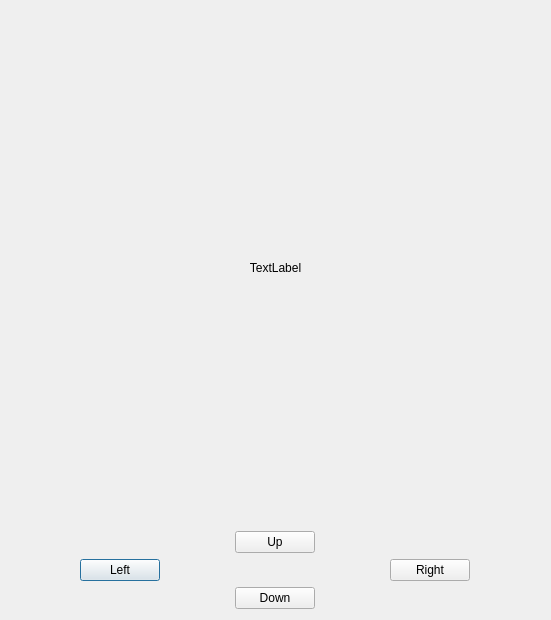
<?xml version="1.0" encoding="UTF-8"?>
<ui version="4.0">
 <class>Dialog</class>
 <widget class="QDialog" name="Dialog">
  <property name="geometry">
   <rect>
    <x>0</x>
    <y>0</y>
    <width>551</width>
    <height>620</height>
   </rect>
  </property>
  <property name="windowTitle">
   <string>Dialog</string>
  </property>
  <layout class="QVBoxLayout" name="verticalLayout_2">
   <item>
    <layout class="QVBoxLayout" name="verticalLayout">
     <item>
      <widget class="QLabel" name="label">
       <property name="text">
        <string>TextLabel</string>
       </property>
       <property name="alignment">
        <set>Qt::AlignCenter</set>
       </property>
      </widget>
     </item>
    </layout>
   </item>
   <item>
    <layout class="QGridLayout" name="gridLayout_4">
     <item row="1" column="0">
      <widget class="QPushButton" name="pushButton">
       <property name="sizePolicy">
        <sizepolicy hsizetype="Maximum" vsizetype="Maximum">
         <horstretch>0</horstretch>
         <verstretch>0</verstretch>
        </sizepolicy>
       </property>
       <property name="text">
        <string>Left</string>
       </property>
      </widget>
     </item>
     <item row="0" column="1">
      <widget class="QPushButton" name="pushButton_4">
       <property name="text">
        <string>Up</string>
       </property>
      </widget>
     </item>
     <item row="1" column="2">
      <widget class="QPushButton" name="pushButton_2">
       <property name="sizePolicy">
        <sizepolicy hsizetype="Maximum" vsizetype="Maximum">
         <horstretch>0</horstretch>
         <verstretch>0</verstretch>
        </sizepolicy>
       </property>
       <property name="text">
        <string>Right</string>
       </property>
      </widget>
     </item>
     <item row="2" column="1">
      <widget class="QPushButton" name="pushButton_5">
       <property name="text">
        <string>Down</string>
       </property>
      </widget>
     </item>
     <item row="1" column="1">
      <widget class="QPushButton" name="pushButton_3">
       <property name="sizePolicy">
        <sizepolicy hsizetype="Maximum" vsizetype="Maximum">
         <horstretch>0</horstretch>
         <verstretch>0</verstretch>
        </sizepolicy>
       </property>
       <property name="text">
        <string/>
       </property>
       <property name="flat">
        <bool>true</bool>
       </property>
      </widget>
     </item>
    </layout>
   </item>
  </layout>
 </widget>
 <resources/>
 <connections/>
</ui>
